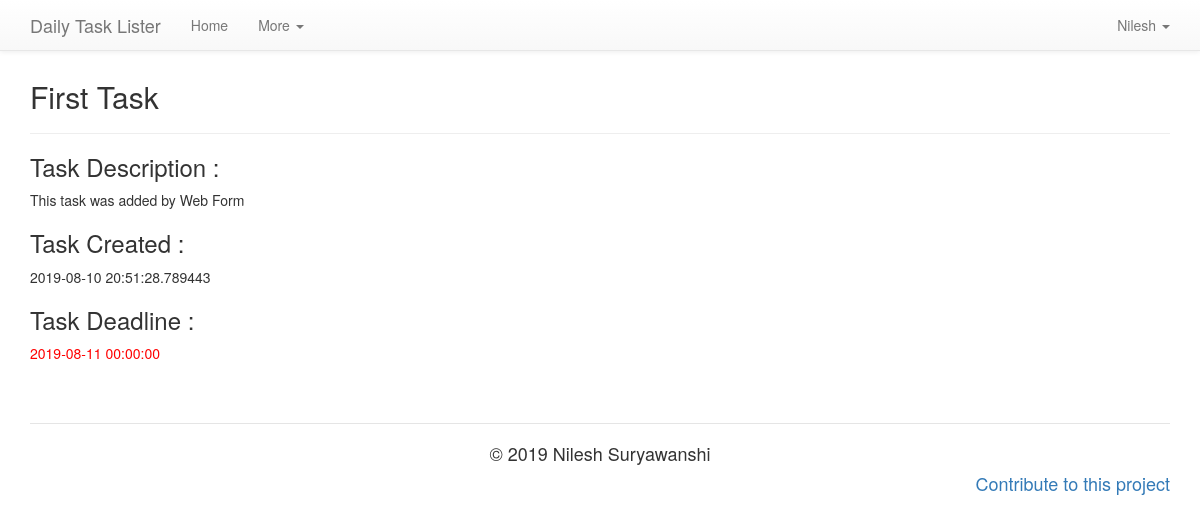
Page /user/Nilesh/task/2 (signed in) on the committed database.
### task_lister/models.py (models this page shows, shortened)
class User(UserMixin , db.Model):
    id = db.Column(db.Integer, primary_key = True)
    username = db.Column(db.String(64), index = True, unique = True)
    email = db.Column(db.String(120), index = True, unique = True)
    mob = db.Column(db.Integer,unique = True)
    password_hash = db.Column(db.String(120))
    tasks = db.relationship('Task', backref = 'user', lazy = 'dynamic', cascade = 'all, delete-orphan')

class Task(db.Model):
    id = db.Column(db.Integer, primary_key = True, unique = True)
    t_name = db.Column(db.String(20))
    t_desc = db.Column(db.String(80))
    timestamp = db.Column(db.DateTime, index = True, default = now.replace(tzinfo = local))
    ddate = db.Column(db.DateTime, index = True)
    user_id = db.Column(db.Integer, db.ForeignKey('user.id'))

### task_lister/routes.py (the view)
@app.route('/user/<username>/task/<t_id>')
def desc_task(username,t_id):
    task = Task.query.filter_by(id = t_id).first_or_404()
    return render_template('taskdetails.html',title = 'Details',task = task)

### task_lister/models.py (called while the page is built)
@login.user_loader
def load_user(id):
    return User.query.get(int(id))

### task_lister/templates/taskdetails.html (shortened to what this page needs)
{% extends 'base.html' %}
    {% block app_content %}
        <div class="container">
            <h2>{{ task.t_name }}</h3>
            <hr>
            <h3>Task Description : </h3>{{ task.t_desc }}
            <h3>Task Created : </h3>{{ task.timestamp }}
            <h3>Task Deadline : </h3><span style="color: red;" >{{ task.ddate }}</span>
        </div>
    {% endblock %}

### task_lister/templates/base.html (shortened to what this page needs)
<!DOCTYPE html>
<html lang="en">
<head>
    <link rel="stylesheet" href="https://maxcdn.bootstrapcdn.com/bootstrap/3.3.7/css/bootstrap.min.css"
>
    <link rel="stylesheet" href="https://maxcdn.bootstrapcdn.com/bootstrap/3.3.7/css/bootstrap-theme.min.css"
>
</head>
<body>
    {% block navbar %}
    <nav class="navbar navbar-default navbar-fixed-top">
        <div class="container">
            <div class="navbar-header">
                <a class="navbar-brand">
                    Daily Task Lister
                </a>
            </div>
            <div id="navbar" class="navbar-collapse collapse">
                <ul class="nav navbar-nav">
                    <li>
                        <a href="{{ url_for('home') }}">Home</a>
                    </li>
                    <li class="dropdown">
                        <a href="#" data-toggle="dropdown">More
                            <span class="caret"></span></a>
                    </li>
                </ul>
                <ul class="nav navbar-nav navbar-right">
                    {% if current_user.is_anonymous %}
                    <li>
                        <a href="{{ url_for('register') }}">
                            <span class="glyphicon glyphicon-user"></span> Register
                        </a>
                    </li>
                    <li>
                        <a href="{{ url_for('login') }}">
                            <span class="glyphicon glyphicon-log-in"></span> Login
                        </a>
                    </li>
                    {% else %}
                    <li class="dropdown">
                        <a href="#" data-toggle="dropdown">{{ current_user.username }}
                            <span class="caret"></span>
                        </a>
                    </li>
                    {% endif %}
                </ul>
            </div>
        </div>
    </nav>
    {% block app_content %}{% endblock %}
    <div class="container inline-p">
        <legend></legend>
        <h4>
            <p class="text-center">&copy; 2019 Nilesh Suryawanshi<p>
                    <p class="pull-right">
                        <a href="https://github.com/nilesh1168/Simple-webapp">Contribute to this project</a>
                    </p>
        </h4>
    </div>
    {% endblock  %}
</body>
</html>

### rows in the picture
User: username "Nilesh"
Task: t_name "First Task", t_desc "This task was added by Web Form", timestamp "2019-08-10 20:51:28.789443", ddate "2019-08-11 00:00:00"
